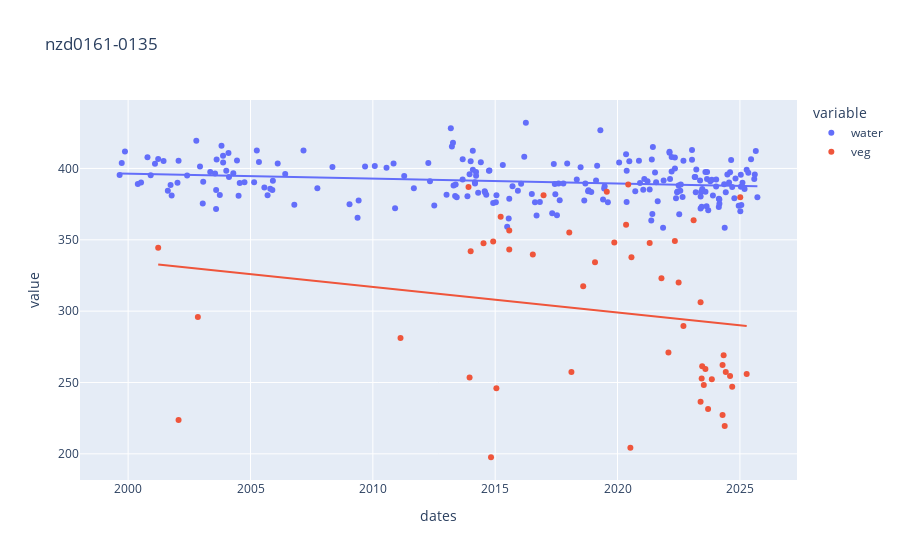

The notebook cell saved with this chart:
### Code cell
df = pd.DataFrame({"water": water, "veg": veg})
px.scatter(df, trendline="ols", title=transect_id)

### Figure 1 — Plotly figure (JSON) as saved in the notebook; plotly's stock layout.template omitted (floating-point values rounded to 4 significant figures; data arrays with more than 128 entries replaced by an {"elided": "..."} marker saying what was removed)
{"data": [{"hovertemplate": "variable=water<br>dates=%{x}<br>value=%{y}<extra></extra>", "legendgroup": "water", "marker": {"color": "#636efa", "symbol": "circle"}, "mode": "markers", "name": "water", "orientation": "v", "showlegend": true, "type": "scatter", "x": {"elided": "417 str values"}, "xaxis": "x", "y": {"elided": "417 float values"}, "yaxis": "y"}, {"hovertemplate": "<b>OLS trendline</b><br>value = -1.08438e-08 * dates + 406.591<br>R<sup>2</sup>=0.040478<br><br>variable=water<br>dates=%{x}<br>value=%{y} <b>(trend)</b><extra></extra>", "legendgroup": "water", "marker": {"color": "#636efa", "symbol": "circle"}, "mode": "lines", "name": "water", "showlegend": false, "type": "scatter", "x": {"elided": "218 str values"}, "xaxis": "x", "y": {"elided": "218 float values"}, "yaxis": "y"}, {"hovertemplate": "variable=veg<br>dates=%{x}<br>value=%{y}<extra></extra>", "legendgroup": "veg", "marker": {"color": "#EF553B", "symbol": "circle"}, "mode": "markers", "name": "veg", "orientation": "v", "showlegend": true, "type": "scatter", "x": {"elided": "417 str values"}, "xaxis": "x", "y": {"elided": "417 float values"}, "yaxis": "y"}, {"hovertemplate": "<b>OLS trendline</b><br>value = -5.68783e-08 * dates + 388.809<br>R<sup>2</sup>=0.035051<br><br>variable=veg<br>dates=%{x}<br>value=%{y} <b>(trend)</b><extra></extra>", "legendgroup": "veg", "marker": {"color": "#EF553B", "symbol": "circle"}, "mode": "lines", "name": "veg", "showlegend": false, "type": "scatter", "x": ["2001-03-24T22:01:59.000000000", "2002-01-22T22:01:04.000000000", "2002-11-06T21:59:41.000000000", "2011-02-17T21:56:00.000000000", "2013-11-28T22:13:49.000000000", "2013-12-14T22:13:45.000000000", "2013-12-30T22:13:37.000000000", "2014-07-10T22:11:40.000000000", "2014-10-30T22:11:58.000000000", "2014-12-01T22:12:24.000000000", "2015-01-18T22:12:12.000000000", "2015-03-23T22:11:45.000000000", "2015-07-29T22:11:25.000000000", "2015-07-29T22:11:49.000000000", "2016-07-15T22:12:10.000000000", "2016-12-22T22:12:03.000000000", "2018-01-10T22:11:54.000000000", "2018-02-11T22:11:38.000000000", "2018-08-06T22:11:34.000000000", "2019-01-29T22:11:59.000000000", "2019-07-24T22:11:48.000000000", "2019-11-13T22:12:34.000000000", "2020-05-07T22:11:36.000000000", "2020-06-08T22:11:47.000000000", "2020-07-10T22:12:03.000000000", "2020-07-26T22:12:08.000000000", "2021-04-24T22:11:49.000000000", "2021-10-17T22:12:14.000000000", "2022-01-29T22:12:05.000000000", "2022-05-05T22:11:55.000000000", "2022-06-30T22:12:27.000000000", "2022-09-10T22:12:03.000000000", "2023-02-09T22:12:09.000000000", "2023-05-24T22:11:17.000000000", "2023-05-24T22:11:41.000000000", "2023-06-09T22:11:36.000000000", "2023-06-17T22:11:41.000000000", "2023-07-11T22:11:48.000000000", "2023-08-04T22:12:04.000000000", "2023-09-13T22:11:53.000000000", "2023-11-08T22:12:20.000000000", "2024-04-16T22:11:19.000000000", "2024-04-16T22:11:43.000000000", "2024-05-02T22:11:32.000000000", "2024-05-18T22:10:55.000000000", "2024-06-03T22:11:17.000000000", "2024-08-06T22:11:45.000000000", "2024-09-07T22:12:07.000000000", "2025-01-05T22:11:55.000000000", "2025-04-11T22:12:05.000000000"], "xaxis": "x", "y": [332.8, 331.3, 329.8, 315.0, 310.0, 309.9, 309.8, 308.9, 308.3, 308.2, 307.9, 307.6, 307.0, 307.0, 305.3, 304.5, 302.6, 302.4, 301.6, 300.7, 299.9, 299.3, 298.4, 298.3, 298.1, 298.0, 296.7, 295.8, 295.3, 294.9, 294.6, 294.2, 293.5, 293.0, 293.0, 292.9, 292.9, 292.7, 292.6, 292.4, 292.1, 291.4, 291.4, 291.3, 291.2, 291.1, 290.8, 290.7, 290.1, 289.6], "yaxis": "y"}], "layout": {"legend": {"title": {"text": "variable"}, "tracegroupgap": 0}, "title": {"text": "nzd0161-0135"}, "xaxis": {"anchor": "y", "domain": [0, 1], "title": {"text": "dates"}}, "yaxis": {"anchor": "x", "domain": [0, 1], "title": {"text": "value"}}}}
